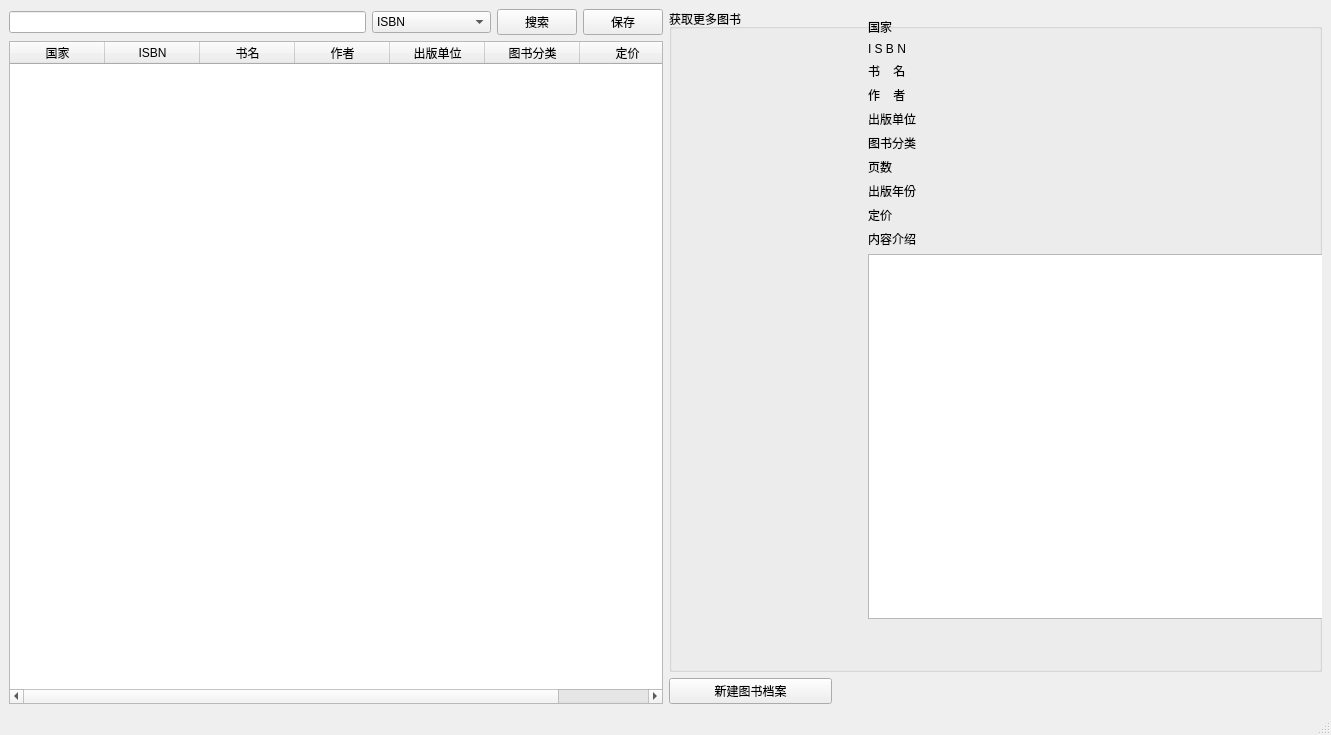
<?xml version="1.0" encoding="UTF-8"?>
<ui version="4.0">
 <class>L_MainUi</class>
 <widget class="QMainWindow" name="L_MainUi">
  <property name="geometry">
   <rect>
    <x>0</x>
    <y>0</y>
    <width>1331</width>
    <height>735</height>
   </rect>
  </property>
  <property name="windowTitle">
   <string>MainWindow</string>
  </property>
  <widget class="QWidget" name="centralwidget">
   <layout class="QGridLayout" name="gridLayout">
    <item row="0" column="0">
     <layout class="QVBoxLayout" name="verticalLayout_left" stretch="0,0">
      <property name="sizeConstraint">
       <enum>QLayout::SetDefaultConstraint</enum>
      </property>
      <item>
       <layout class="QHBoxLayout" name="horizontalLayout" stretch="6,2,1,1">
        <property name="spacing">
         <number>6</number>
        </property>
        <property name="leftMargin">
         <number>0</number>
        </property>
        <property name="rightMargin">
         <number>0</number>
        </property>
        <item>
         <widget class="QLineEdit" name="lineEdit"/>
        </item>
        <item>
         <widget class="QComboBox" name="comboBox">
          <item>
           <property name="text">
            <string>ISBN</string>
           </property>
          </item>
          <item>
           <property name="text">
            <string>书名</string>
           </property>
          </item>
          <item>
           <property name="text">
            <string>作者</string>
           </property>
          </item>
         </widget>
        </item>
        <item>
         <widget class="QPushButton" name="pushButton_search">
          <property name="text">
           <string>搜索</string>
          </property>
         </widget>
        </item>
        <item>
         <widget class="QPushButton" name="pushButton_save">
          <property name="text">
           <string>保存</string>
          </property>
         </widget>
        </item>
       </layout>
      </item>
      <item>
       <widget class="QTableWidget" name="tableWidget">
        <property name="sizePolicy">
         <sizepolicy hsizetype="Ignored" vsizetype="Expanding">
          <horstretch>0</horstretch>
          <verstretch>0</verstretch>
         </sizepolicy>
        </property>
        <property name="cursor" stdset="0">
         <cursorShape>ArrowCursor</cursorShape>
        </property>
        <property name="focusPolicy">
         <enum>Qt::ClickFocus</enum>
        </property>
        <property name="layoutDirection">
         <enum>Qt::LeftToRight</enum>
        </property>
        <property name="autoScrollMargin">
         <number>0</number>
        </property>
        <property name="dragDropOverwriteMode">
         <bool>false</bool>
        </property>
        <property name="gridStyle">
         <enum>Qt::DashLine</enum>
        </property>
        <attribute name="horizontalHeaderCascadingSectionResizes">
         <bool>true</bool>
        </attribute>
        <attribute name="horizontalHeaderMinimumSectionSize">
         <number>50</number>
        </attribute>
        <attribute name="horizontalHeaderDefaultSectionSize">
         <number>95</number>
        </attribute>
        <attribute name="horizontalHeaderHighlightSections">
         <bool>true</bool>
        </attribute>
        <attribute name="horizontalHeaderShowSortIndicator" stdset="0">
         <bool>false</bool>
        </attribute>
        <attribute name="horizontalHeaderStretchLastSection">
         <bool>true</bool>
        </attribute>
        <attribute name="verticalHeaderVisible">
         <bool>false</bool>
        </attribute>
        <attribute name="verticalHeaderStretchLastSection">
         <bool>false</bool>
        </attribute>
        <column>
         <property name="text">
          <string>国家</string>
         </property>
        </column>
        <column>
         <property name="text">
          <string>ISBN</string>
         </property>
        </column>
        <column>
         <property name="text">
          <string>书名</string>
         </property>
        </column>
        <column>
         <property name="text">
          <string>作者</string>
         </property>
        </column>
        <column>
         <property name="text">
          <string>出版单位</string>
         </property>
        </column>
        <column>
         <property name="text">
          <string>图书分类</string>
         </property>
        </column>
        <column>
         <property name="text">
          <string>定价</string>
         </property>
        </column>
       </widget>
      </item>
     </layout>
    </item>
    <item row="0" column="1">
     <layout class="QVBoxLayout" name="verticalLayout_right" stretch="6,0">
      <property name="sizeConstraint">
       <enum>QLayout::SetDefaultConstraint</enum>
      </property>
      <item>
       <widget class="QGroupBox" name="groupBox">
        <property name="title">
         <string>获取更多图书</string>
        </property>
        <widget class="QWidget" name="verticalLayoutWidget_3">
         <property name="geometry">
          <rect>
           <x>9</x>
           <y>9</y>
           <width>181</width>
           <height>651</height>
          </rect>
         </property>
         <layout class="QVBoxLayout" name="verticalLayout" stretch="5,0,5">
          <item>
           <spacer name="verticalSpacer">
            <property name="orientation">
             <enum>Qt::Vertical</enum>
            </property>
            <property name="sizeHint" stdset="0">
             <size>
              <width>20</width>
              <height>40</height>
             </size>
            </property>
           </spacer>
          </item>
          <item>
           <widget class="QLabel" name="label">
            <property name="sizePolicy">
             <sizepolicy hsizetype="Expanding" vsizetype="Expanding">
              <horstretch>0</horstretch>
              <verstretch>0</verstretch>
             </sizepolicy>
            </property>
            <property name="text">
             <string/>
            </property>
            <property name="pixmap">
             <pixmap>res/book.png</pixmap>
            </property>
            <property name="alignment">
             <set>Qt::AlignCenter</set>
            </property>
           </widget>
          </item>
          <item>
           <spacer name="verticalSpacer_2">
            <property name="orientation">
             <enum>Qt::Vertical</enum>
            </property>
            <property name="sizeHint" stdset="0">
             <size>
              <width>20</width>
              <height>40</height>
             </size>
            </property>
           </spacer>
          </item>
         </layout>
        </widget>
        <widget class="QWidget" name="verticalLayoutWidget_4">
         <property name="geometry">
          <rect>
           <x>199</x>
           <y>9</y>
           <width>461</width>
           <height>601</height>
          </rect>
         </property>
         <layout class="QVBoxLayout" name="verticalLayout_2">
          <item>
           <layout class="QHBoxLayout" name="horizontalLayout_5">
            <item>
             <widget class="QLabel" name="label_country">
              <property name="text">
               <string>国家</string>
              </property>
             </widget>
            </item>
            <item>
             <widget class="QLabel" name="label_scountry">
              <property name="text">
               <string/>
              </property>
             </widget>
            </item>
           </layout>
          </item>
          <item>
           <layout class="QHBoxLayout" name="horizontalLayout_8">
            <item>
             <widget class="QLabel" name="label_ISBN">
              <property name="text">
               <string>I S B N</string>
              </property>
             </widget>
            </item>
            <item>
             <widget class="QLabel" name="label_sISBN">
              <property name="text">
               <string/>
              </property>
             </widget>
            </item>
           </layout>
          </item>
          <item>
           <layout class="QHBoxLayout" name="horizontalLayout_7">
            <item>
             <widget class="QLabel" name="label_bookname">
              <property name="text">
               <string>书    名</string>
              </property>
             </widget>
            </item>
            <item>
             <widget class="QLabel" name="label_sbookname">
              <property name="text">
               <string/>
              </property>
             </widget>
            </item>
           </layout>
          </item>
          <item>
           <layout class="QHBoxLayout" name="horizontalLayout_6">
            <item>
             <widget class="QLabel" name="label_author">
              <property name="text">
               <string>作    者</string>
              </property>
             </widget>
            </item>
            <item>
             <widget class="QLabel" name="label_sauthor">
              <property name="text">
               <string/>
              </property>
             </widget>
            </item>
           </layout>
          </item>
          <item>
           <layout class="QHBoxLayout" name="horizontalLayout_3">
            <item>
             <widget class="QLabel" name="label_present">
              <property name="text">
               <string>出版单位</string>
              </property>
             </widget>
            </item>
            <item>
             <widget class="QLabel" name="label_spresent">
              <property name="text">
               <string/>
              </property>
             </widget>
            </item>
           </layout>
          </item>
          <item>
           <layout class="QHBoxLayout" name="horizontalLayout_11">
            <item>
             <widget class="QLabel" name="label_class">
              <property name="text">
               <string>图书分类</string>
              </property>
             </widget>
            </item>
            <item>
             <widget class="QLabel" name="label_sclass">
              <property name="text">
               <string/>
              </property>
             </widget>
            </item>
           </layout>
          </item>
          <item>
           <layout class="QHBoxLayout" name="horizontalLayout_12">
            <item>
             <widget class="QLabel" name="label_pagenum">
              <property name="text">
               <string>页数</string>
              </property>
             </widget>
            </item>
            <item>
             <widget class="QLabel" name="label_spage">
              <property name="text">
               <string/>
              </property>
             </widget>
            </item>
           </layout>
          </item>
          <item>
           <layout class="QHBoxLayout" name="horizontalLayout_10">
            <item>
             <widget class="QLabel" name="label_Pyear">
              <property name="text">
               <string>出版年份</string>
              </property>
             </widget>
            </item>
            <item>
             <widget class="QLabel" name="label_syear">
              <property name="text">
               <string/>
              </property>
             </widget>
            </item>
           </layout>
          </item>
          <item>
           <layout class="QHBoxLayout" name="horizontalLayout_4">
            <item>
             <widget class="QLabel" name="label_price">
              <property name="text">
               <string>定价</string>
              </property>
             </widget>
            </item>
            <item>
             <widget class="QLabel" name="label_sprice">
              <property name="text">
               <string/>
              </property>
             </widget>
            </item>
           </layout>
          </item>
          <item>
           <widget class="QLabel" name="label_20">
            <property name="text">
             <string>内容介绍</string>
            </property>
           </widget>
          </item>
          <item>
           <widget class="QTextBrowser" name="textBrowser"/>
          </item>
         </layout>
        </widget>
       </widget>
      </item>
      <item>
       <layout class="QHBoxLayout" name="horizontalLayout_2" stretch="1,3">
        <property name="spacing">
         <number>6</number>
        </property>
        <item>
         <widget class="QPushButton" name="pushButton_addnewbook">
          <property name="text">
           <string>新建图书档案</string>
          </property>
         </widget>
        </item>
        <item>
         <spacer name="horizontalSpacer">
          <property name="orientation">
           <enum>Qt::Horizontal</enum>
          </property>
          <property name="sizeType">
           <enum>QSizePolicy::Expanding</enum>
          </property>
          <property name="sizeHint" stdset="0">
           <size>
            <width>40</width>
            <height>20</height>
           </size>
          </property>
         </spacer>
        </item>
       </layout>
      </item>
     </layout>
    </item>
   </layout>
  </widget>
  <widget class="QStatusBar" name="statusbar"/>
 </widget>
 <resources/>
 <connections/>
</ui>
